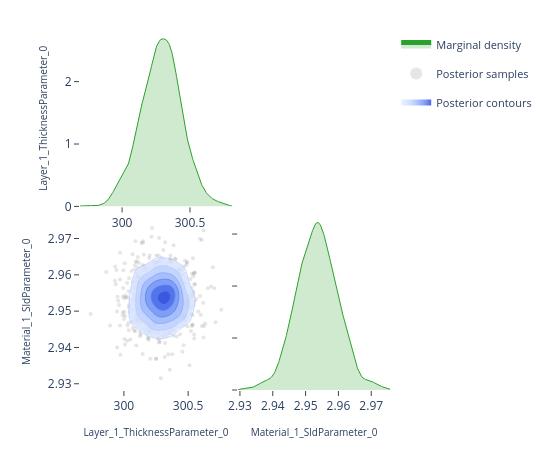

Notebook code cell kept with this figure:
### Code cell
# ---- Pairwise focus: thickness vs SLD ---------------------------------------
# A 2-parameter corner plot zooms in on the joint posterior for a specific
# pair.  This is the same view the EasyReflectometryApp's "2D Heatmap"
# sub-tab uses to inspect parameter degeneracies.


params_of_interest = ['Layer_1_ThicknessParameter_0', 'Material_1_SldParameter_0']
idx = [posterior.param_names.index(p) for p in params_of_interest]
subset_draws = np.asarray(posterior.draws)[:, idx]

fig = plot_corner(subset_draws, params_of_interest)
fig.show()

### Figure 1 — Plotly figure (JSON) as saved in the notebook; plotly's stock layout.template omitted (floating-point values rounded to 4 significant figures; data arrays with more than 128 entries replaced by an {"elided": "..."} marker saying what was removed)
{"data": [{"fill": "tozeroy", "fillcolor": "rgba(44, 160, 44, 0.22)", "hoverinfo": "skip", "legendgroup": "marginal", "line": {"color": "rgb(44, 160, 44)", "width": 1}, "mode": "lines", "name": "Marginal density", "showlegend": true, "type": "scatter", "x": {"elided": "256 float values"}, "xaxis": "x", "y": {"elided": "256 float values"}, "yaxis": "y"}, {"hoverinfo": "skip", "legendgroup": "scatter", "marker": {"color": "rgba(140, 140, 140, 0.22)", "size": 4}, "mode": "markers", "name": "Posterior samples", "showlegend": true, "type": "scatter", "x": {"elided": "680 float values"}, "xaxis": "x3", "y": {"elided": "680 float values"}, "yaxis": "y3", "zorder": 0}, {"colorscale": [[0.0, "rgba(224, 233, 255, 0.62)"], [0.35, "rgba(183, 203, 255, 0.70)"], [0.6, "rgba(138, 169, 252, 0.78)"], [0.82, "rgba(96, 131, 242, 0.84)"], [1.0, "rgba(58, 86, 224, 0.90)"]], "connectgaps": false, "contours": {"coloring": "fill", "end": 166.7, "showlabels": false, "showlines": false, "size": 26.32, "start": 35.09}, "hoverinfo": "skip", "legendgroup": "contour", "name": "Posterior contours", "showlegend": true, "showscale": false, "type": "contour", "x": [299.7, 299.7, 299.7, 299.7, 299.7, 299.8, 299.8, 299.8, 299.8, 299.8, 299.8, 299.8, 299.9, 299.9, 299.9, 299.9, 299.9, 299.9, 299.9, 300.0, 300.0, 300.0, 300.0, 300.0, 300.0, 300.0, 300.1, 300.1, 300.1, 300.1, 300.1, 300.1, 300.1, 300.2, 300.2, 300.2, 300.2, 300.2, 300.2, 300.2, 300.3, 300.3, 300.3, 300.3, 300.3, 300.3, 300.3, 300.4, 300.4, 300.4, 300.4, 300.4, 300.4, 300.4, 300.5, 300.5, 300.5, 300.5, 300.5, 300.5, 300.5, 300.6, 300.6, 300.6, 300.6, 300.6, 300.6, 300.6, 300.7, 300.7, 300.7, 300.7, 300.7, 300.7, 300.7, 300.8, 300.8, 300.8, 300.8, 300.8], "xaxis": "x3", "y": [2.929, 2.93, 2.931, 2.931, 2.932, 2.932, 2.933, 2.934, 2.934, 2.935, 2.935, 2.936, 2.936, 2.937, 2.938, 2.938, 2.939, 2.939, 2.94, 2.941, 2.941, 2.942, 2.942, 2.943, 2.943, 2.944, 2.945, 2.945, 2.946, 2.946, 2.947, 2.948, 2.948, 2.949, 2.949, 2.95, 2.951, 2.951, 2.952, 2.952, 2.953, 2.953, 2.954, 2.955, 2.955, 2.956, 2.956, 2.957, 2.958, 2.958, 2.959, 2.959, 2.96, 2.96, 2.961, 2.962, 2.962, 2.963, 2.963, 2.964, 2.965, 2.965, 2.966, 2.966, 2.967, 2.968, 2.968, 2.969, 2.969, 2.97, 2.97, 2.971, 2.972, 2.972, 2.973, 2.973, 2.974, 2.975, 2.975, 2.976], "yaxis": "y3", "z": {"elided": "80x80 float values"}, "zmax": 166.7, "zmin": 35.09, "zorder": 1}, {"colorscale": [[0.0, "rgba(183, 203, 255, 0.94)"], [0.35, "rgba(183, 203, 255, 0.94)"], [0.35, "rgba(138, 169, 252, 0.95)"], [0.6, "rgba(138, 169, 252, 0.95)"], [0.6, "rgba(96, 131, 242, 0.96)"], [0.82, "rgba(96, 131, 242, 0.96)"], [0.82, "rgba(58, 86, 224, 0.98)"], [1.0, "rgba(58, 86, 224, 0.98)"]], "contours": {"coloring": "lines", "end": 166.7, "showlabels": false, "size": 26.32, "start": 35.09}, "hoverinfo": "skip", "legendgroup": "contour", "line": {"width": 0.9}, "showlegend": false, "showscale": false, "type": "contour", "x": [299.7, 299.7, 299.7, 299.7, 299.7, 299.8, 299.8, 299.8, 299.8, 299.8, 299.8, 299.8, 299.9, 299.9, 299.9, 299.9, 299.9, 299.9, 299.9, 300.0, 300.0, 300.0, 300.0, 300.0, 300.0, 300.0, 300.1, 300.1, 300.1, 300.1, 300.1, 300.1, 300.1, 300.2, 300.2, 300.2, 300.2, 300.2, 300.2, 300.2, 300.3, 300.3, 300.3, 300.3, 300.3, 300.3, 300.3, 300.4, 300.4, 300.4, 300.4, 300.4, 300.4, 300.4, 300.5, 300.5, 300.5, 300.5, 300.5, 300.5, 300.5, 300.6, 300.6, 300.6, 300.6, 300.6, 300.6, 300.6, 300.7, 300.7, 300.7, 300.7, 300.7, 300.7, 300.7, 300.8, 300.8, 300.8, 300.8, 300.8], "xaxis": "x3", "y": [2.929, 2.93, 2.931, 2.931, 2.932, 2.932, 2.933, 2.934, 2.934, 2.935, 2.935, 2.936, 2.936, 2.937, 2.938, 2.938, 2.939, 2.939, 2.94, 2.941, 2.941, 2.942, 2.942, 2.943, 2.943, 2.944, 2.945, 2.945, 2.946, 2.946, 2.947, 2.948, 2.948, 2.949, 2.949, 2.95, 2.951, 2.951, 2.952, 2.952, 2.953, 2.953, 2.954, 2.955, 2.955, 2.956, 2.956, 2.957, 2.958, 2.958, 2.959, 2.959, 2.96, 2.96, 2.961, 2.962, 2.962, 2.963, 2.963, 2.964, 2.965, 2.965, 2.966, 2.966, 2.967, 2.968, 2.968, 2.969, 2.969, 2.97, 2.97, 2.971, 2.972, 2.972, 2.973, 2.973, 2.974, 2.975, 2.975, 2.976], "yaxis": "y3", "z": {"elided": "80x80 float values"}, "zmax": 166.7, "zmin": 35.09, "zorder": 2}, {"fill": "tozeroy", "fillcolor": "rgba(44, 160, 44, 0.22)", "hoverinfo": "skip", "legendgroup": "marginal", "line": {"color": "rgb(44, 160, 44)", "width": 1}, "mode": "lines", "name": "Marginal density", "showlegend": false, "type": "scatter", "x": {"elided": "256 float values"}, "xaxis": "x4", "y": {"elided": "256 float values"}, "yaxis": "y4"}], "layout": {"height": 450, "legend": {"font": {"size": 11}, "itemsizing": "constant", "orientation": "v", "x": 1.02, "xanchor": "left", "y": 1.0, "yanchor": "top"}, "margin": {"b": 60, "l": 80, "r": 160, "t": 30}, "plot_bgcolor": "white", "showlegend": true, "width": 550, "xaxis": {"anchor": "y", "domain": [0.0, 0.49], "showgrid": false, "ticks": "outside", "zeroline": false}, "xaxis2": {"anchor": "y2", "domain": [0.51, 1.0], "showgrid": false, "ticks": "outside", "visible": false, "zeroline": false}, "xaxis3": {"anchor": "y3", "domain": [0.0, 0.49], "showgrid": false, "ticks": "outside", "title": {"font": {"size": 10}, "text": "Layer_1_ThicknessParameter_0"}, "zeroline": false}, "xaxis4": {"anchor": "y4", "domain": [0.51, 1.0], "showgrid": false, "ticks": "outside", "title": {"font": {"size": 10}, "text": "Material_1_SldParameter_0"}, "zeroline": false}, "yaxis": {"anchor": "x", "domain": [0.51, 1.0], "showgrid": false, "ticks": "outside", "title": {"font": {"size": 10}, "text": "Layer_1_ThicknessParameter_0"}, "zeroline": false}, "yaxis2": {"anchor": "x2", "domain": [0.51, 1.0], "showgrid": false, "ticks": "outside", "visible": false, "zeroline": false}, "yaxis3": {"anchor": "x3", "domain": [0.0, 0.49], "showgrid": false, "ticks": "outside", "title": {"font": {"size": 10}, "text": "Material_1_SldParameter_0"}, "zeroline": false}, "yaxis4": {"anchor": "x4", "domain": [0.0, 0.49], "showgrid": false, "showticklabels": false, "ticks": "outside", "zeroline": false}}}
